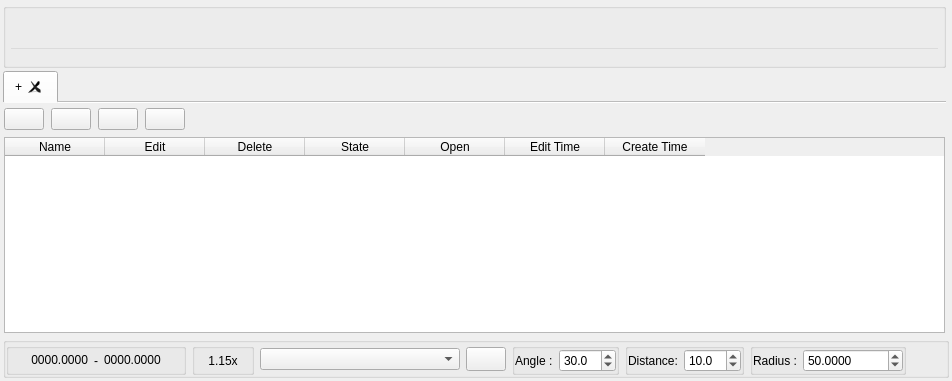
  <widget class="QWidget" name="centralwidget">
   <layout class="QGridLayout" name="gridLayout">
    <property name="leftMargin">
     <number>3</number>
    </property>
    <property name="topMargin">
     <number>3</number>
    </property>
    <property name="rightMargin">
     <number>3</number>
    </property>
    <property name="bottomMargin">
     <number>3</number>
    </property>
    <property name="spacing">
     <number>3</number>
    </property>
    <item row="0" column="1">
     <widget class="QGroupBox" name="gbxCommandLineBox">
      <property name="sizePolicy">
       <sizepolicy hsizetype="Expanding" vsizetype="Maximum">
        <horstretch>0</horstretch>
        <verstretch>0</verstretch>
       </sizepolicy>
      </property>
      <property name="maximumSize">
       <size>
        <width>16777215</width>
        <height>65</height>
       </size>
      </property>
      <property name="title">
       <string/>
      </property>
      <property name="alignment">
       <set>Qt::AlignLeading|Qt::AlignLeft|Qt::AlignVCenter</set>
      </property>
      <layout class="QVBoxLayout" name="verticalLayout_2">
       <property name="spacing">
        <number>2</number>
       </property>
       <property name="leftMargin">
        <number>3</number>
       </property>
       <property name="topMargin">
        <number>3</number>
       </property>
       <property name="rightMargin">
        <number>3</number>
       </property>
       <property name="bottomMargin">
        <number>3</number>
       </property>
       <item>
        <widget class="QListWidget" name="lwCommandText">
         <property name="font">
          <font>
           <family>MS Shell Dlg 2</family>
           <pointsize>8</pointsize>
          </font>
         </property>
         <property name="styleSheet">
          <string notr="true">background:transparent;</string>
         </property>
         <property name="verticalScrollBarPolicy">
          <enum>Qt::ScrollBarAlwaysOff</enum>
         </property>
         <property name="horizontalScrollBarPolicy">
          <enum>Qt::ScrollBarAlwaysOff</enum>
         </property>
         <property name="tabKeyNavigation">
          <bool>false</bool>
         </property>
         <property name="verticalScrollMode">
          <enum>QAbstractItemView::ScrollPerItem</enum>
         </property>
         <property name="horizontalScrollMode">
          <enum>QAbstractItemView::ScrollPerItem</enum>
         </property>
         <property name="movement">
          <enum>QListView::Static</enum>
         </property>
         <property name="isWrapping" stdset="0">
          <bool>false</bool>
         </property>
         <property name="resizeMode">
          <enum>QListView::Fixed</enum>
         </property>
         <property name="layoutMode">
          <enum>QListView::SinglePass</enum>
         </property>
         <property name="wordWrap">
          <bool>false</bool>
         </property>
         <property name="selectionRectVisible">
          <bool>false</bool>
         </property>
        </widget>
       </item>
       <item>
        <widget class="QLineEdit" name="tbxCommandLine">
         <property name="maximumSize">
          <size>
           <width>16777215</width>
           <height>15</height>
          </size>
         </property>
         <property name="focusPolicy">
          <enum>Qt::ClickFocus</enum>
         </property>
         <property name="styleSheet">
          <string notr="true">background:transparent;</string>
         </property>
         <property name="readOnly">
          <bool>false</bool>
         </property>
        </widget>
       </item>
      </layout>
     </widget>
    </item>
    <item row="12" column="1" colspan="2">
     <widget class="QGroupBox" name="gbxValueBox">
      <property name="sizePolicy">
       <sizepolicy hsizetype="Expanding" vsizetype="Fixed">
        <horstretch>0</horstretch>
        <verstretch>0</verstretch>
       </sizepolicy>
      </property>
      <property name="maximumSize">
       <size>
        <width>16777215</width>
        <height>16777215</height>
       </size>
      </property>
      <property name="title">
       <string/>
      </property>
      <layout class="QHBoxLayout" name="horizontalLayout_4">
       <property name="spacing">
        <number>6</number>
       </property>
       <property name="leftMargin">
        <number>0</number>
       </property>
       <property name="topMargin">
        <number>0</number>
       </property>
       <property name="rightMargin">
        <number>0</number>
       </property>
       <property name="bottomMargin">
        <number>0</number>
       </property>
       <item>
        <widget class="QGroupBox" name="gbxCoordinates">
         <property name="sizePolicy">
          <sizepolicy hsizetype="Expanding" vsizetype="Expanding">
           <horstretch>0</horstretch>
           <verstretch>0</verstretch>
          </sizepolicy>
         </property>
         <property name="minimumSize">
          <size>
           <width>180</width>
           <height>0</height>
          </size>
         </property>
         <property name="maximumSize">
          <size>
           <width>180</width>
           <height>16777215</height>
          </size>
         </property>
         <property name="title">
          <string/>
         </property>
         <layout class="QHBoxLayout" name="horizontalLayout">
          <property name="leftMargin">
           <number>3</number>
          </property>
          <property name="topMargin">
           <number>0</number>
          </property>
          <property name="rightMargin">
           <number>3</number>
          </property>
          <property name="bottomMargin">
           <number>0</number>
          </property>
          <item>
           <widget class="QLabel" name="lblXCoordinate">
            <property name="sizePolicy">
             <sizepolicy hsizetype="Preferred" vsizetype="Fixed">
              <horstretch>0</horstretch>
              <verstretch>0</verstretch>
             </sizepolicy>
            </property>
            <property name="text">
             <string>0000.0000</string>
            </property>
            <property name="alignment">
             <set>Qt::AlignRight|Qt::AlignTrailing|Qt::AlignVCenter</set>
            </property>
           </widget>
          </item>
          <item>
           <widget class="QLabel" name="label">
            <property name="sizePolicy">
             <sizepolicy hsizetype="Fixed" vsizetype="Preferred">
              <horstretch>0</horstretch>
              <verstretch>0</verstretch>
             </sizepolicy>
            </property>
            <property name="text">
             <string>-</string>
            </property>
            <property name="alignment">
             <set>Qt::AlignCenter</set>
            </property>
           </widget>
          </item>
          <item>
           <widget class="QLabel" name="lblYcoordinate">
            <property name="sizePolicy">
             <sizepolicy hsizetype="Preferred" vsizetype="Fixed">
              <horstretch>0</horstretch>
              <verstretch>0</verstretch>
             </sizepolicy>
            </property>
            <property name="text">
             <string>0000.0000</string>
            </property>
            <property name="textFormat">
             <enum>Qt::AutoText</enum>
            </property>
           </widget>
          </item>
         </layout>
        </widget>
       </item>
       <item>
        <widget class="QGroupBox" name="groupBox">
         <property name="minimumSize">
          <size>
           <width>0</width>
           <height>0</height>
          </size>
         </property>
         <property name="maximumSize">
          <size>
           <width>1699999</width>
           <height>16777215</height>
          </size>
         </property>
         <property name="title">
          <string/>
         </property>
         <layout class="QHBoxLayout" name="horizontalLayout_6">
          <property name="leftMargin">
           <number>3</number>
          </property>
          <property name="topMargin">
           <number>0</number>
          </property>
          <property name="rightMargin">
           <number>3</number>
          </property>
          <property name="bottomMargin">
           <number>0</number>
          </property>
          <item>
           <widget class="QLabel" name="lblZoom">
            <property name="minimumSize">
             <size>
              <width>50</width>
              <height>0</height>
             </size>
            </property>
            <property name="text">
             <string>1.15x</string>
            </property>
            <property name="alignment">
             <set>Qt::AlignCenter</set>
            </property>
           </widget>
          </item>
         </layout>
        </widget>
       </item>
       <item>
        <widget class="QComboBox" name="cbxLayers">
         <property name="sizePolicy">
          <sizepolicy hsizetype="Fixed" vsizetype="Fixed">
           <horstretch>0</horstretch>
           <verstretch>0</verstretch>
          </sizepolicy>
         </property>
         <property name="minimumSize">
          <size>
           <width>200</width>
           <height>0</height>
          </size>
         </property>
         <property name="maximumSize">
          <size>
           <width>200</width>
           <height>16777215</height>
          </size>
         </property>
        </widget>
       </item>
       <item>
        <widget class="QPushButton" name="pbLayerButton">
         <property name="maximumSize">
          <size>
           <width>16777215</width>
           <height>24</height>
          </size>
         </property>
         <property name="text">
          <string/>
         </property>
         <property name="icon">
          <iconset resource="../ImagesSrc.qrc">
           <normaloff>:/images/Images/Layer.png</normaloff>:/images/Images/Layer.png</iconset>
         </property>
         <property name="iconSize">
          <size>
           <width>16</width>
           <height>16</height>
          </size>
         </property>
         <property name="flat">
          <bool>false</bool>
         </property>
        </widget>
       </item>
       <item>
        <widget class="QGroupBox" name="gbxPainBox">
         <property name="sizePolicy">
          <sizepolicy hsizetype="Fixed" vsizetype="Fixed">
           <horstretch>0</horstretch>
           <verstretch>0</verstretch>
          </sizepolicy>
         </property>
         <property name="title">
          <string/>
         </property>
         <layout class="QHBoxLayout" name="horizontalLayout_2">
          <property name="leftMargin">
           <number>0</number>
          </property>
          <property name="topMargin">
           <number>0</number>
          </property>
          <property name="rightMargin">
           <number>0</number>
          </property>
          <property name="bottomMargin">
           <number>0</number>
          </property>
          <item>
           <widget class="QLabel" name="lblPainText">
            <property name="sizePolicy">
             <sizepolicy hsizetype="Fixed" vsizetype="Preferred">
              <horstretch>0</horstretch>
              <verstretch>0</verstretch>
             </sizepolicy>
            </property>
            <property name="text">
             <string>Angle :</string>
            </property>
           </widget>
          </item>
          <item>
           <widget class="QDoubleSpinBox" name="dsbCatchPainDegree">
            <property name="sizePolicy">
             <sizepolicy hsizetype="Fixed" vsizetype="Fixed">
              <horstretch>100</horstretch>
              <verstretch>0</verstretch>
             </sizepolicy>
            </property>
            <property name="maximumSize">
             <size>
              <width>100</width>
              <height>16777215</height>
             </size>
            </property>
            <property name="showGroupSeparator" stdset="0">
             <bool>false</bool>
            </property>
            <property name="decimals">
             <number>1</number>
            </property>
            <property name="maximum">
             <double>360.000000000000000</double>
            </property>
            <property name="value">
             <double>30.000000000000000</double>
            </property>
           </widget>
          </item>
         </layout>
        </widget>
       </item>
       <item>
        <widget class="QGroupBox" name="gbxGridDistance">
         <property name="sizePolicy">
          <sizepolicy hsizetype="Fixed" vsizetype="Fixed">
           <horstretch>0</horstretch>
           <verstretch>0</verstretch>
          </sizepolicy>
         </property>
         <property name="title">
          <string/>
         </property>
         <layout class="QHBoxLayout" name="horizontalLayout_5">
          <property name="leftMargin">
           <number>0</number>
          </property>
          <property name="topMargin">
           <number>0</number>
          </property>
          <property name="rightMargin">
           <number>0</number>
          </property>
          <property name="bottomMargin">
           <number>0</number>
          </property>
          <item>
           <widget class="QLabel" name="lblGridDistance">
            <property name="sizePolicy">
             <sizepolicy hsizetype="Fixed" vsizetype="Preferred">
              <horstretch>0</horstretch>
              <verstretch>0</verstretch>
             </sizepolicy>
            </property>
            <property name="text">
             <string>Distance:</string>
            </property>
           </widget>
          </item>
          <item>
           <widget class="QDoubleSpinBox" name="dsbGridDistance">
            <property name="sizePolicy">
             <sizepolicy hsizetype="Fixed" vsizetype="Fixed">
              <horstretch>100</horstretch>
              <verstretch>0</verstretch>
             </sizepolicy>
            </property>
            <property name="maximumSize">
             <size>
              <width>100</width>
              <height>16777215</height>
             </size>
            </property>
            <property name="showGroupSeparator" stdset="0">
             <bool>false</bool>
            </property>
            <property name="decimals">
             <number>1</number>
            </property>
            <property name="maximum">
             <double>360.000000000000000</double>
            </property>
            <property name="value">
             <double>10.000000000000000</double>
            </property>
           </widget>
          </item>
         </layout>
        </widget>
       </item>
       <item>
        <widget class="QGroupBox" name="gbxRadiusBox">
         <property name="sizePolicy">
          <sizepolicy hsizetype="Fixed" vsizetype="Fixed">
           <horstretch>0</horstretch>
           <verstretch>0</verstretch>
          </sizepolicy>
         </property>
         <property name="title">
          <string/>
         </property>
         <layout class="QHBoxLayout" name="horizontalLayout_7">
          <property name="leftMargin">
           <number>0</number>
          </property>
          <property name="topMargin">
           <number>0</number>
          </property>
          <property name="rightMargin">
           <number>0</number>
          </property>
          <property name="bottomMargin">
           <number>0</number>
          </property>
          <item>
           <widget class="QLabel" name="lblPainText_2">
            <property name="sizePolicy">
             <sizepolicy hsizetype="Fixed" vsizetype="Preferred">
              <horstretch>0</horstretch>
              <verstretch>0</verstretch>
             </sizepolicy>
            </property>
            <property name="text">
             <string>Radius :</string>
            </property>
           </widget>
          </item>
          <item>
           <widget class="QDoubleSpinBox" name="dsbRadius">
            <property name="sizePolicy">
             <sizepolicy hsizetype="Fixed" vsizetype="Fixed">
              <horstretch>100</horstretch>
              <verstretch>0</verstretch>
             </sizepolicy>
            </property>
            <property name="maximumSize">
             <size>
              <width>100</width>
              <height>16777215</height>
             </size>
            </property>
            <property name="showGroupSeparator" stdset="0">
             <bool>false</bool>
            </property>
            <property name="decimals">
             <number>4</number>
            </property>
            <property name="minimum">
             <double>-999999.000000000000000</double>
            </property>
            <property name="maximum">
             <double>99999999.000000000000000</double>
            </property>
            <property name="value">
             <double>50.000000000000000</double>
            </property>
           </widget>
          </item>
         </layout>
        </widget>
       </item>
       <item>
        <spacer name="horizontalSpacer">
         <property name="orientation">
          <enum>Qt::Horizontal</enum>
         </property>
         <property name="sizeHint" stdset="0">
          <size>
           <width>40</width>
           <height>20</height>
          </size>
         </property>
        </spacer>
       </item>
      </layout>
     </widget>
    </item>
    <item row="1" column="1">
     <widget class="QTabWidget" name="twDrawTabs">
      <property name="sizePolicy">
       <sizepolicy hsizetype="Expanding" vsizetype="Expanding">
        <horstretch>0</horstretch>
        <verstretch>0</verstretch>
       </sizepolicy>
      </property>
      <property name="currentIndex">
       <number>0</number>
      </property>
      <property name="documentMode">
       <bool>true</bool>
      </property>
      <property name="tabsClosable">
       <bool>true</bool>
      </property>
      <property name="movable">
       <bool>true</bool>
      </property>
      <widget class="QWidget" name="tab">
       <attribute name="title">
        <string>+</string>
       </attribute>
       <layout class="QVBoxLayout" name="verticalLayout_4">
        <property name="spacing">
         <number>7</number>
        </property>
        <property name="leftMargin">
         <number>1</number>
        </property>
        <property name="topMargin">
         <number>5</number>
        </property>
        <property name="rightMargin">
         <number>1</number>
        </property>
        <property name="bottomMargin">
         <number>1</number>
        </property>
        <item>
         <layout class="QVBoxLayout" name="verticalLayout">
          <item>
           <layout class="QHBoxLayout" name="horizontalLayout_3">
            <item>
             <widget class="QPushButton" name="btnAddDraw">
              <property name="maximumSize">
               <size>
                <width>100</width>
                <height>16777215</height>
               </size>
              </property>
              <property name="toolTip">
               <string>Add Draw</string>
              </property>
              <property name="styleSheet">
               <string notr="true"/>
              </property>
              <property name="text">
               <string/>
              </property>
              <property name="icon">
               <iconset resource="../ImagesSrc.qrc">
                <normaloff>:/images/Images/addBtn.png</normaloff>:/images/Images/addBtn.png</iconset>
              </property>
              <property name="iconSize">
               <size>
                <width>20</width>
                <height>20</height>
               </size>
              </property>
              <property name="checkable">
               <bool>false</bool>
              </property>
              <property name="autoRepeat">
               <bool>false</bool>
              </property>
              <property name="autoExclusive">
               <bool>false</bool>
              </property>
              <property name="autoDefault">
               <bool>false</bool>
              </property>
              <property name="default">
               <bool>false</bool>
              </property>
              <property name="flat">
               <bool>false</bool>
              </property>
             </widget>
            </item>
            <item>
             <widget class="QPushButton" name="btnOpen">
              <property name="maximumSize">
               <size>
                <width>100</width>
                <height>16777215</height>
               </size>
              </property>
              <property name="toolTip">
               <string>Open Draw</string>
              </property>
              <property name="autoFillBackground">
               <bool>false</bool>
              </property>
              <property name="text">
               <string/>
              </property>
              <property name="icon">
               <iconset resource="../ImagesSrc.qrc">
                <normaloff>:/images/Images/openfile.png</normaloff>:/images/Images/openfile.png</iconset>
              </property>
              <property name="iconSize">
               <size>
                <width>20</width>
                <height>20</height>
               </size>
              </property>
              <property name="autoDefault">
               <bool>false</bool>
              </property>
              <property name="default">
               <bool>false</bool>
              </property>
              <property name="flat">
               <bool>false</bool>
              </property>
             </widget>
            </item>
            <item>
             <widget class="QPushButton" name="btnSaveCloudDraw">
              <property name="maximumSize">
               <size>
                <width>100</width>
                <height>16777215</height>
               </size>
              </property>
              <property name="toolTip">
               <string>Push Cloud</string>
              </property>
              <property name="autoFillBackground">
               <bool>false</bool>
              </property>
              <property name="text">
               <string/>
              </property>
              <property name="icon">
               <iconset resource="../ImagesSrc.qrc">
                <normaloff>:/images/Images/saveCloud.png</normaloff>:/images/Images/saveCloud.png</iconset>
              </property>
              <property name="iconSize">
               <size>
                <width>20</width>
                <height>20</height>
               </size>
              </property>
              <property name="autoDefault">
               <bool>false</bool>
              </property>
              <property name="default">
               <bool>false</bool>
              </property>
              <property name="flat">
               <bool>false</bool>
              </property>
             </widget>
            </item>
            <item>
             <widget class="QPushButton" name="btnGetCloud">
              <property name="maximumSize">
               <size>
                <width>100</width>
                <height>16777215</height>
               </size>
              </property>
              <property name="toolTip">
               <string>Pull Cloud</string>
              </property>
              <property name="autoFillBackground">
               <bool>false</bool>
              </property>
              <property name="text">
               <string/>
              </property>
              <property name="icon">
               <iconset resource="../ImagesSrc.qrc">
                <normaloff>:/images/Images/getCloud.png</normaloff>:/images/Images/getCloud.png</iconset>
              </property>
              <property name="iconSize">
               <size>
                <width>20</width>
                <height>20</height>
               </size>
              </property>
              <property name="autoDefault">
               <bool>false</bool>
              </property>
              <property name="default">
               <bool>false</bool>
              </property>
              <property name="flat">
               <bool>false</bool>
              </property>
             </widget>
            </item>
            <item>
             <spacer name="horizontalSpacer_2">
              <property name="orientation">
               <enum>Qt::Horizontal</enum>
              </property>
              <property name="sizeHint" stdset="0">
               <size>
                <width>40</width>
                <height>20</height>
               </size>
              </property>
             </spacer>
            </item>
           </layout>
          </item>
          <item>
           <widget class="QTableWidget" name="twDrawBoxes">
            <property name="frameShadow">
             <enum>QFrame::Sunken</enum>
            </property>
            <column>
             <property name="text">
              <string>Name</string>
             </property>
            </column>
            <column>
             <property name="text">
              <string>Edit</string>
             </property>
            </column>
            <column>
             <property name="text">
              <string>Delete</string>
             </property>
            </column>
            <column>
             <property name="text">
              <string>State</string>
             </property>
            </column>
            <column>
             <property name="text">
              <string>Open</string>
             </property>
            </column>
            <column>
             <property name="text">
              <string>Edit Time</string>
             </property>
            </column>
            <column>
             <property name="text">
              <string>Create Time</string>
             </property>
            </column>
           </widget>
          </item>
         </layout>
        </item>
       </layout>
      </widget>
     </widget>
    </item>
   </layout>
  </widget>
